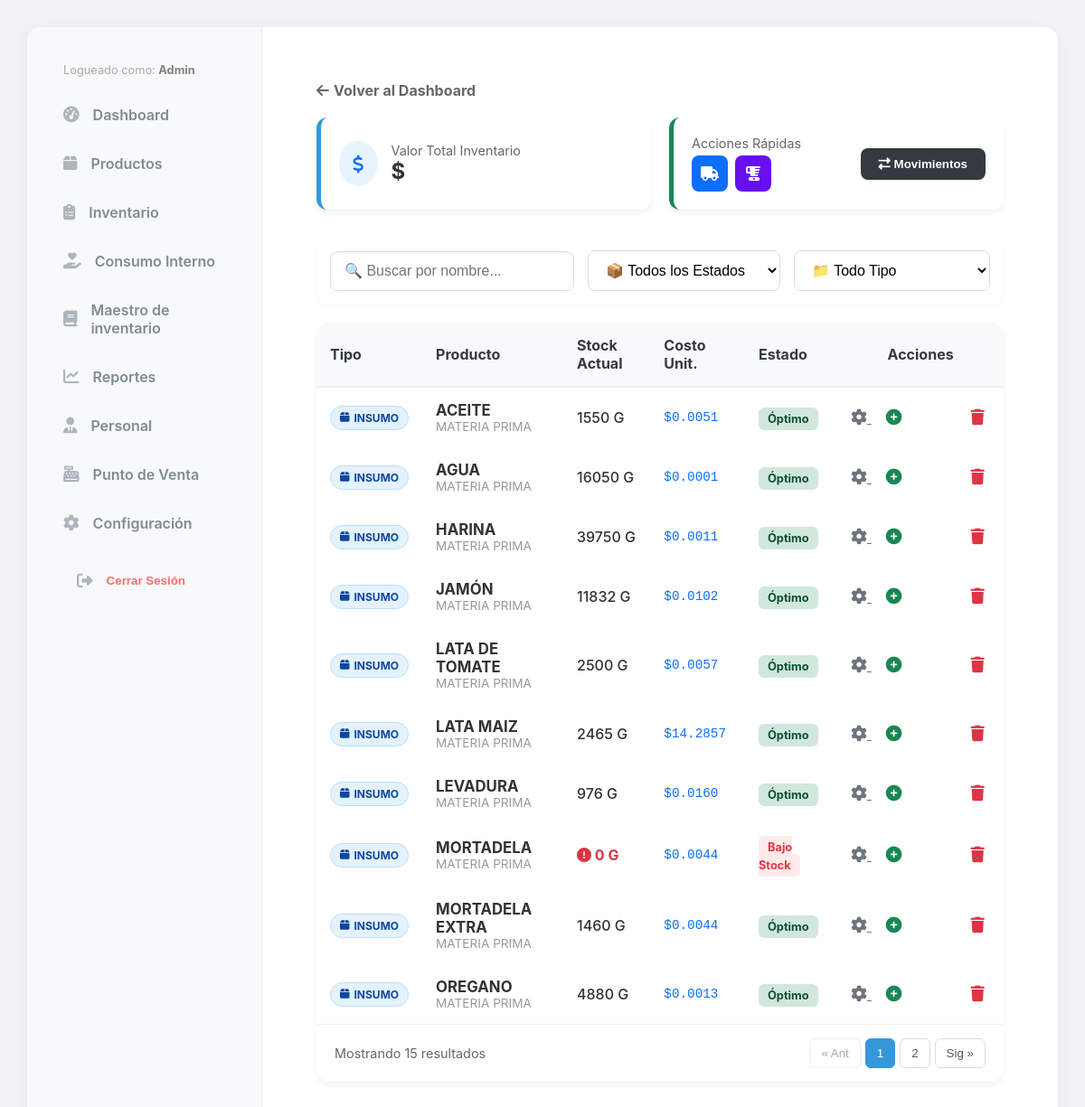
The app's page /inventory/ (signed in), older data.
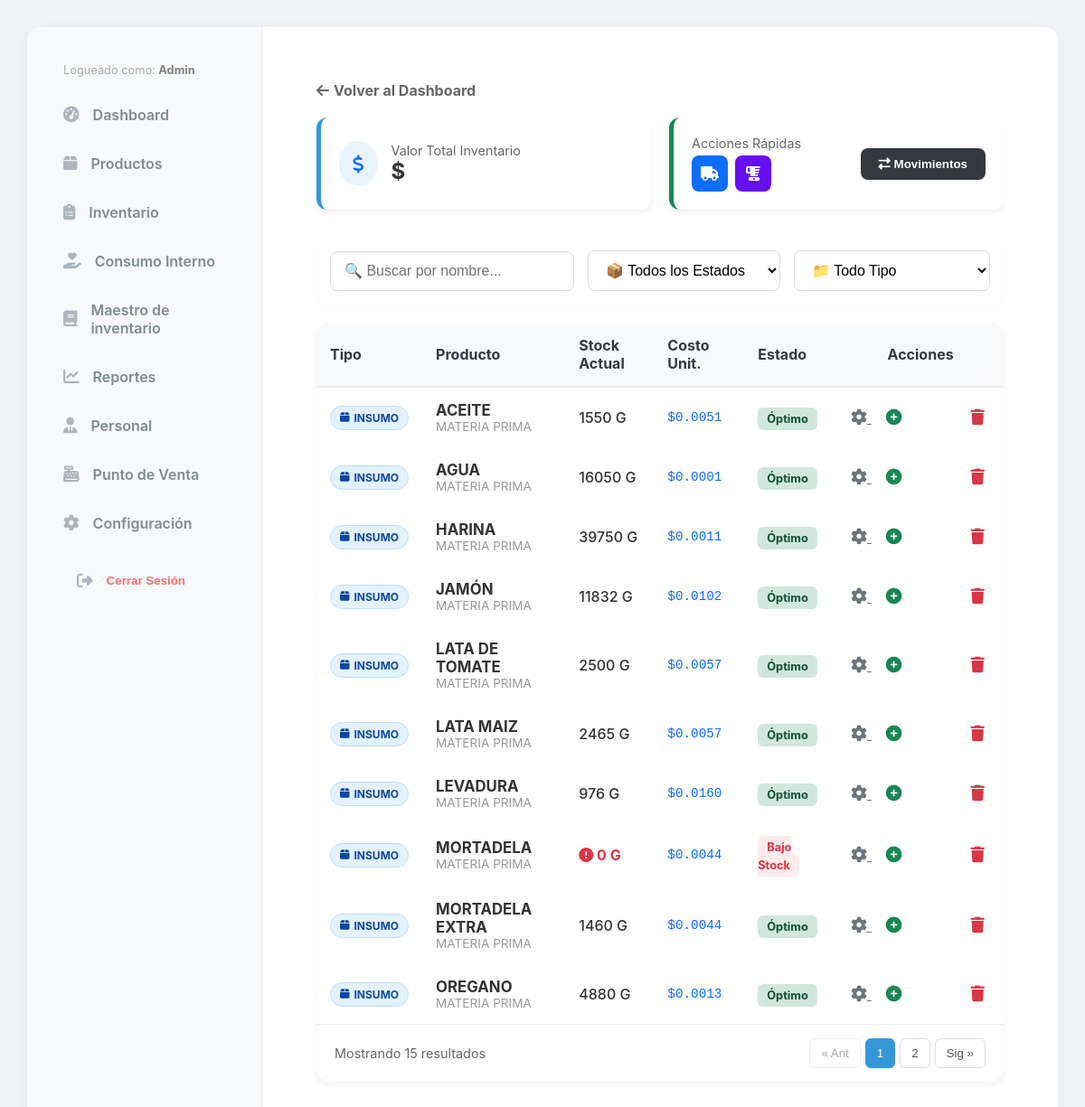
The same page, newer data.
### inventory/models.py (models this page shows, shortened)
class Insumo(models.Model):
    nombre = models.CharField(max_length=200)
    categoria = models.ForeignKey(CategoriaInsumo, on_delete=models.SET_NULL, null=True)
    unidad = models.ForeignKey(UnidadMedida, on_delete=models.PROTECT, verbose_name="Unidad Base")
    precio_venta_extra = models.DecimalField(max_digits=10, decimal_places=2, default=0.00, verbose_name="Precio de Venta Extra ($)")
    cantidad_porcion_extra = models.DecimalField(max_digits=10, decimal_places=4, default=0.00, help_text="Cantidad a descontar por cada extra vendido (Ej: 0.050 para 50g)")
    peso_standar = models.DecimalField(
        max_digits=12,
        decimal_places=3,
        default=1,
        verbose_name="Peso por Unidad de Compra (Gr/Ml)"
    )
    precio_mercado = models.DecimalField(max_digits=12, decimal_places=2, default=0, verbose_name="Costo de la Unidad ($)")
    merma_porcentaje = models.DecimalField(max_digits=5, decimal_places=2, default=0, verbose_name="% Merma")
    rendimiento = models.DecimalField(
        max_digits=12,
        decimal_places=3,
        default=1,
        verbose_name="Rendimiento (Cantidad Final Producida)"
    )
    costo_unitario = models.DecimalField(max_digits=12, decimal_places=6, default=0, verbose_name="Costo Real x Gramo")
    stock_actual = models.DecimalField(max_digits=12, decimal_places=3, default=0)
    stock_minimo = models.DecimalField(max_digits=12, decimal_places=3, default=500)
    es_insumo_compuesto = models.BooleanField(default=False)
    es_extra = models.BooleanField(
        default=False,
        verbose_name="¿Se vende como Extra?",
        help_text="Marca esta casilla si este ingrediente puede ser agregado como extra en un producto."
    )

class CategoriaInsumo(models.Model):
    nombre = models.CharField(max_length=100)

class UnidadMedida(models.Model):
    nombre = models.CharField(max_length=50)
    codigo = models.CharField(max_length=10)
    factor = models.DecimalField(max_digits=10, decimal_places=4, default=1, help_text="1 para Gramos/ML. 1000 para KG/L.")

### inventory/views.py (the view)
# urls.py: path('', views.inventory_index, name='inventory_index'),
def inventory_index(request):
    insumos = Insumo.objects.all().order_by('nombre')
    categorias = CategoriaInsumo.objects.all()
    alertas_stock = insumos.filter(stock_actual__lte=models.F('stock_minimo')).count()
    valor_inventario = 0
    for i in insumos:
        valor_inventario += (i.stock_actual * i.costo_unitario)
    context = {
        'insumos': insumos,
        'categorias': categorias,
        'alertas_stock': alertas_stock,
        'valor_inventario': valor_inventario,
    }
    return render(request, 'inventory/inventory_list.html', context)

### core/context_processors.py (called while the page is built)
def configuracion_global(request):
    return {
        'config': Configuracion.get_solo()
    }

### core/models.py (called while the page is built)
    @classmethod
    def get_solo(cls):
        obj, created = cls.objects.get_or_create(id=1)
        return obj

### inventory/templates/inventory/inventory_list.html (shortened to what the changed rows need)
{% extends 'base.html' %}
{% load static %}
{% block content %}
<div style="padding: 20px; max-width: 1200px; margin: 0 auto;">
    <div class="card-style" style="overflow-x: auto; box-shadow: 0 4px 6px rgba(0,0,0,0.05); padding: 0;">
        <table style="width: 100%; border-collapse: separate; border-spacing: 0;" id="tablaInventario">
            <thead>
                <tr style="background: #f8f9fa; text-align: left;">
                    <th style="padding: 15px; border-bottom: 2px solid #eee;">Tipo</th>
                    <th style="padding: 15px; border-bottom: 2px solid #eee;">Producto</th>
                    <th style="padding: 15px; border-bottom: 2px solid #eee;">Stock Actual</th>
                    <th style="padding: 15px; border-bottom: 2px solid #eee;">Costo Unit.</th>
                    <th style="padding: 15px; border-bottom: 2px solid #eee;">Estado</th>
                    <th style="padding: 15px; border-bottom: 2px solid #eee; text-align: center;">Acciones</th>
                </tr>
            </thead>
            <tbody>
                {% for insumo in insumos %}
                <tr style="border-bottom: 1px solid #f1f1f1;"
                    class="fila-producto"
                    data-nombre="{{ insumo.nombre|lower }}"
                    data-tipo="{% if insumo.es_insumo_compuesto %}receta{% else %}insumo{% endif %}"
                    data-estado="{% if insumo.stock_actual <= 0 %}cero{% elif insumo.stock_actual <= insumo.stock_minimo %}bajo{% else %}ok{% endif %}">
                    <td style="padding: 15px;">
                        {% if insumo.es_insumo_compuesto %}
                            <span class="badge-tipo badge-receta"><i class="fas fa-utensils"></i> Receta</span>
                        {% else %}
                            <span class="badge-tipo badge-compra"><i class="fas fa-box"></i> Insumo</span>
                        {% endif %}
                    </td>
                    <td style="padding: 15px;">
                        <div style="font-weight: bold; color: #333; font-size: 1.05em;">{{ insumo.nombre }}</div>
                        <div style="font-size: 0.85em; color: #999;">{{ insumo.categoria.nombre|default:"Sin categoría" }}</div>
                    </td>
                    <td style="padding: 15px;">
                        {% if insumo.stock_actual <= insumo.stock_minimo %}
                            <div style="color: #dc3545; font-weight: bold;">
                                <i class="fas fa-exclamation-circle"></i> {{ insumo.stock_actual|floatformat:0 }} {{ insumo.unidad.codigo }}
                            </div>
                        {% else %}
                            <div style="color: #333; font-weight: 500;">
                                {{ insumo.stock_actual|floatformat:0 }} {{ insumo.unidad.codigo }}
                            </div>
                        {% endif %}
                    </td>
                    <td style="padding: 15px;">
                        <div style="font-family: monospace; font-size: 1.1em; color: #0d6efd;">
                            ${{ insumo.costo_unitario|floatformat:4 }}
                        </div>
                    </td>
                    <td style="padding: 15px;">
                        {% if insumo.stock_actual <= insumo.stock_minimo %}
                            <span style="background: #ffebeb; color: #dc3545; padding: 5px 10px; border-radius: 6px; font-size: 0.8em; font-weight: bold;">Bajo Stock</span>
                        {% else %}
                            <span style="background: #d1e7dd; color: #0f5132; padding: 5px 10px; border-radius: 6px; font-size: 0.8em; font-weight: bold;">Óptimo</span>
                        {% endif %}
                    </td>
                    <td style="padding: 15px; text-align: center; white-space: nowrap;">
                        <a href="{% url 'maestro_edit' insumo.id %}" title="Editar Configuración" style="color: #6c757d; margin-right: 10px; font-size: 1.1em;">
                            <i class="fas fa-cog"></i>
                        </a>
                        <button onclick="abrirModalMovimiento('{{ insumo.id }}')" title="Registrar Entrada/Salida" style="background: none; border: none; color: #198754; cursor: pointer; font-size: 1.1em; margin-right: 10px;">
                            <i class="fas fa-plus-circle"></i>
                        </button>
                        <form action="{% url 'insumo_delete' insumo.id %}" method="POST" style="display:inline-block;" onsubmit="return confirm('¿Eliminar {{ insumo.nombre }}?');">
                            <button type="submit" style="background: none; border: none; color: #dc3545; cursor: pointer; font-size: 1.1em;" title="Eliminar">
                                <i class="fas fa-trash"></i>
                            </button>
                        </form>
                    </td>
                </tr>
                {% empty %}
                <tr id="fila-vacia-db"><td colspan="6" style="text-align:center; padding: 40px;">Tu inventario está vacío.</td></tr>
                {% endfor %}
            </tbody>
        </table>
    </div>
</div>
{% endblock %}

Row changes from the older to the newer data that the page shows:
changed Insumo "LATA MAIZ": costo_unitario "14.2857" → "0.0057"
